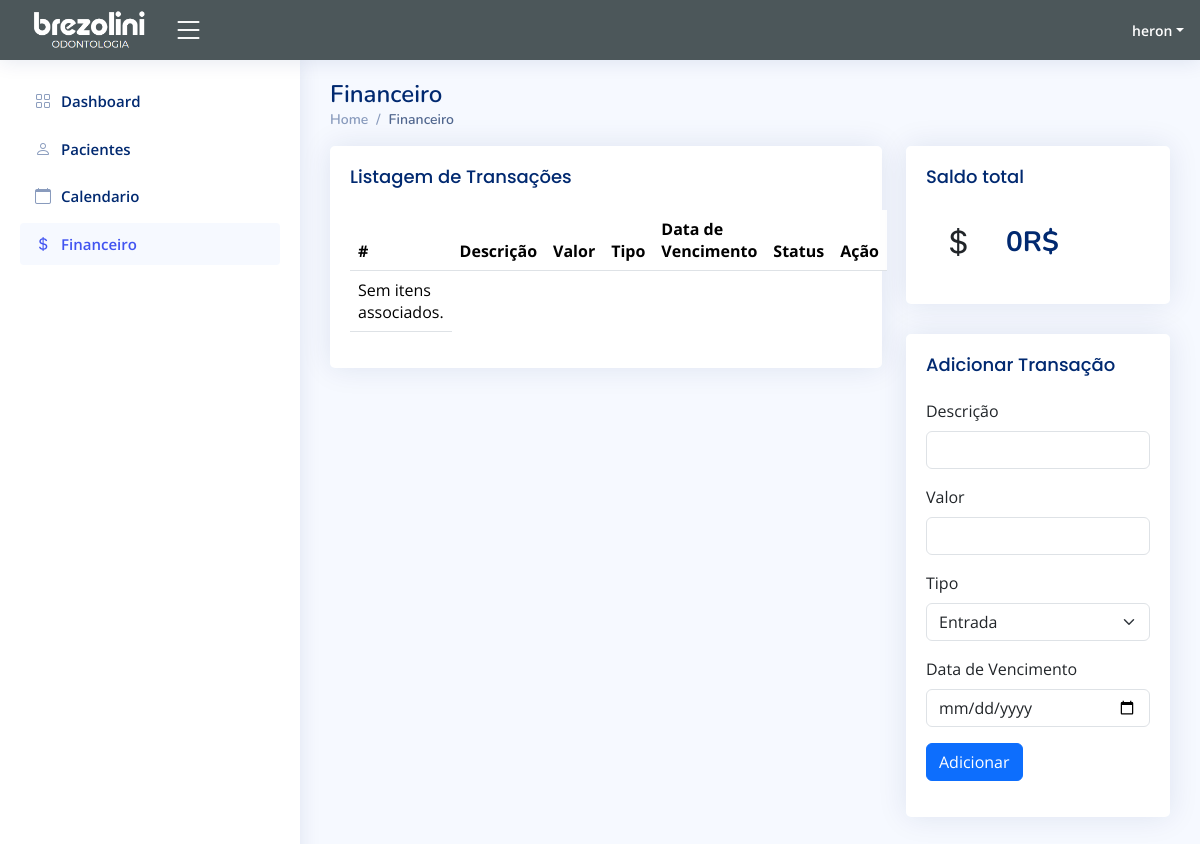
The page /financeiro (signed in) on the database as committed earlier.
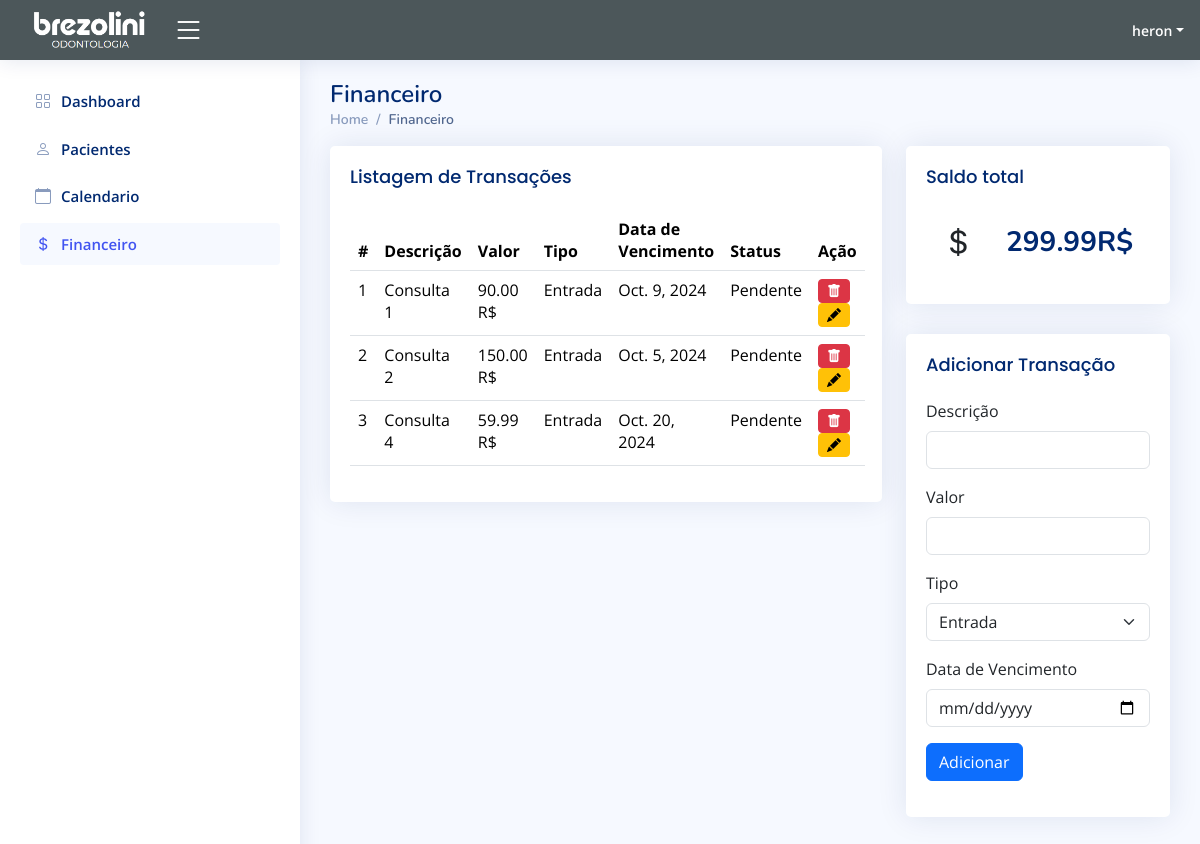
The same page on the database as committed later.
### app/models.py (models this page shows, shortened)
class Financeiro(models.Model):
    descricao=models.CharField(max_length=200)
    valor=models.DecimalField(max_digits=10, decimal_places=2)
    tipo=models.CharField(max_length=8)
    usuario = models.ForeignKey(User, on_delete=models.CASCADE)
    data_de_pagamento=models.DateField(default=timezone.now)
    status=models.CharField(max_length=20, default='Pendente')

### app/views.py (the view)
# urls.py: path('financeiro', views.financeiro, name="financeiro"),
@has_role_decorator('administrador')
@login_required(login_url="/")
def financeiro(request):
    if request.method == "POST":
        descricao = request.POST.get('descricao')
        valor = float(request.POST.get('valor'))  # Convertendo para float
        tipo = request.POST.get('tipo')
        data_de_pagamento=request.POST.get('data_pagamento')
        financeiro = Financeiro(
            descricao=descricao,
            valor=valor,
            tipo=tipo,
            data_de_pagamento=data_de_pagamento,
            usuario=request.user  # Associando ao usuário logado
        )
        financeiro.save()  # Salva o registro no banco de dados
        return redirect('financeiro')  # Redireciona para a mesma página após o POST
    else:
        usuario = request.user
        dados_financeiros = Financeiro.objects.filter(usuario=usuario)
        saldo_total = 0
        for item in dados_financeiros:
            if item.tipo == 'Entrada':
                saldo_total += item.valor
            elif item.tipo == 'Saída':
                saldo_total -= item.valor
        return render(request, 'frontend/financeiro.html', {
            'financeiro': dados_financeiros,
            'usuario': usuario,
            'saldo_total': saldo_total,  # Passa o saldo total para o template
        })

### app/templates/frontend/financeiro.html (shortened to what this page needs)
<html lang="en">
{% load static %}
<head>
  <link href="{% static "vendor/bootstrap/css/bootstrap.min.css" %}" rel="stylesheet">
  <link href="{% static "vendor/bootstrap-icons/bootstrap-icons.css" %}" rel="stylesheet">
  <link href="{% static "vendor/boxicons/css/boxicons.min.css" %}" rel="stylesheet">
  <link href="{% static "vendor/quill/quill.snow.css" %}" rel="stylesheet">
  <link href="{% static "vendor/quill/quill.bubble.css" %}" rel="stylesheet">
  <link href="{% static "vendor/remixicon/remixicon.css" %}" rel="stylesheet">
  <link href="{% static "vendor/simple-datatables/style.css" %}" rel="stylesheet">
  <link href="{% static "css/style.css" %}" rel="stylesheet">
</head>
<body>
  <header id="header" class="header fixed-top d-flex align-items-center" style="background-color:rgb(76, 87, 90);">
    <div class="d-flex align-items-center justify-content-between" >
      <a href="index" class="d-flex align-items-center">
        <img src="{% static "img/brezoliniodontologia.PNG" %}" height="50px">
      </a>
      <i class="bi bi-list toggle-sidebar-btn"></i>
    </div>
    <nav class="header-nav ms-auto">
      <ul class="d-flex align-items-center">
        <li class="nav-item dropdown pe-3">
          <a class="nav-link nav-profile d-flex align-items-center pe-0" href="#" data-bs-toggle="dropdown">
            <span class="d-none d-md-block dropdown-toggle ps-2" style="color: white;">{{ user.username }}</span>
          </a>
        </li>
      </ul>
    </nav>
  </header>
  <aside id="sidebar" class="sidebar">
    <ul class="sidebar-nav" id="sidebar-nav">
      <li class="nav-item">
        <a class="nav-link collapsed" href="index">
          <i class="bi bi-grid"></i>
          <span>Dashboard</span>
        </a>
      </li>
      <li class="nav-item">
        <a class="nav-link collapsed" href="pacientes">
          <i class="bi bi-person"></i>
          <span>Pacientes</span>
        </a>
      </li>
      <li class="nav-item">
        <a class="nav-link collapsed" href="calendario">
          <i class="bi bi-calendar"></i>
          <span>Calendario</span>
        </a>
      </li>
      <li class="nav-item">
        <a class="nav-link " href="financeiro">
          <i class="bi bi-currency-dollar"></i>
          <span>Financeiro</span>
        </a>
      </li>
    </ul>
  </aside>
  <main id="main" class="main" backgor>
    <div class="pagetitle">
      <h1>Financeiro</h1>
      <nav>
        <ol class="breadcrumb">
          <li class="breadcrumb-item"><a href="index">Home</a></li>
          <li class="breadcrumb-item active">Financeiro</li>
        </ol>
      </nav>
    </div>
    <section class="section dashboard">
        <div class="row">
            <div class="col-lg-8">
                <div class="card">
                  <div class="card-body">
                    <h5 class="card-title">Listagem de Transações</h5>
                    <table class="table" id="transactionTable">
                      <thead>
                        <tr>
                          <th scope="col">#</th>
                          <th scope="col">Descrição</th>
                          <th scope="col">Valor</th>
                          <th scope="col">Tipo</th>
                          <th scope="col">Data de Vencimento</th>
                          <th scope="col">Status</th>
                          <th scope="col">Ação</th>
                        </tr>
                      </thead>
                      <tbody>
                     {% if financeiro %}
                      {% for financeiro in financeiro %}
                      <tr>
                        <td>{{financeiro.id}}</td>
                        <td>{{financeiro.descricao}}</td>
                        <td>{{financeiro.valor}} R$</td>
                        <td>{{financeiro.tipo}}</td>
                        <td>{{financeiro.data_de_pagamento}}</td>
                        <td>{{financeiro.status}}</td>
                        <td>
                          <a href="{% url 'deletar_financeiro' financeiro.id %}" class="btn btn-danger btn-sm">
                            <i class="bi bi-trash-fill"></i>
                        </a>
                        <a href="{% url 'editar_financeiro' financeiro.id %}" class="btn btn-warning btn-sm">
                          <i class="bi bi-pencil-fill"></i>
                      </a>
                      </td>
                      </tr>
                      {% endfor %}
                  {% else %}
                      <td>Sem itens associados.</td>
                  {% endif %}
                      </tbody>
                    </table>
                  </div>
                </div>
              </div>
          <div class="col-lg-4">
            <div class="card info-card Consultas-card">
                <div class="card-body">
                  <h5 class="card-title">Saldo total</h5>
                  <div class="d-flex align-items-center">
                    <div class="card-icon rounded-circle d-flex align-items-center justify-content-center">
                      <i class="bi bi-currency-dollar"></i>
                    </div>
                    <div class="ps-3">
                      <h6>{{saldo_total}}<span>R$</span></h6>
                    </div>
                  </div>
                </div>
              </div>
            <div class="card">
              <div class="card-body">
                <h5 class="card-title">Adicionar Transação</h5>
                <form method="POST" id="transactionForm">
                  <div class="mb-3">
                      <label for="description" class="form-label">Descrição</label>
                      <input type="text" class="form-control" id="description" name="descricao" required>
                  </div>
                  <div class="mb-3">
                      <label for="value" class="form-label">Valor</label>
                      <input type="number" class="form-control" id="value" name="valor" step="0.01" required>
                  </div>
                  <div class="mb-3">
                      <label for="type" class="form-label">Tipo</label>
                      <select class="form-select" id="type" name="tipo" required>
                          <option value="Entrada">Entrada</option>
                      </select>
                  </div>
                  <div class="row mb-3">
                    <label for="inputDate" class="form-label">Data de Vencimento
                    </label>
                    <div>
                      <input type="date" name="data_pagamento" class="form-control">
                    </div>
                  </div>
                  <button type="submit" class="btn btn-primary">Adicionar</button>
              </form>
              </div>
            </div>
          </div>
        </div>
    </section>
  </main>
</body>
</html>

### app/static/css/style.css (style rules this page uses)
:root { scroll-behavior: smooth; }
body { font-family: "Open Sans", sans-serif; background: #f6f9ff; color: #444444; }
a { color: #4154f1; text-decoration: none; }
h1, h2, h3, h4, h5, h6 { font-family: "Nunito", sans-serif; }
#main { margin-top: 60px; padding: 20px 30px; transition: all 0.3s; }
.pagetitle { margin-bottom: 10px; }
.pagetitle h1 { font-size: 24px; margin-bottom: 0; font-weight: 600; color: #012970; }
.card { margin-bottom: 30px; border: none; border-radius: 5px; box-shadow: 0px 0 30px rgba(1, 41, 112, 0.1); }
.card-title { padding: 20px 0 15px 0; font-size: 18px; font-weight: 500; color: #012970; font-family: "Poppins", sans-serif; }
.card-body { padding: 0 20px 20px 20px; }
.breadcrumb { font-size: 14px; font-family: "Nunito", sans-serif; color: #899bbd; font-weight: 600; }
.breadcrumb a { color: #899bbd; transition: 0.3s; }
.breadcrumb .breadcrumb-item::before { color: #899bbd; }
.breadcrumb .active { color: #51678f; font-weight: 600; }
.header { transition: all 0.5s; z-index: 997; height: 60px; box-shadow: 0px 2px 20px rgba(1, 41, 112, 0.1); background-color: #fff; padding-left: 20px; }
.header .toggle-sidebar-btn { font-size: 32px; padding-left: 10px; cursor: pointer; color: #ffffff; }
.header-nav ul { list-style: none; }
.header-nav>ul { margin: 0; padding: 0; }
.header-nav .nav-profile { color: #012970; }
.header-nav .nav-profile span { font-size: 14px; font-weight: 600; }
.sidebar { position: fixed; top: 60px; left: 0; bottom: 0; width: 300px; z-index: 996; transition: all 0.3s; padding: 20px; overflow-y: auto; scrollbar-width: thin; scrollbar-color: #aab7cf transparent; box-shadow: 0px 0px 20px rgba(1, 41, 112, 0.1); background-color: #fff; }
@media (min-width: 1200px) { #main, #footer { margin-left: 300px; } }
.sidebar-nav { padding: 0; margin: 0; list-style: none; }
.sidebar-nav li { padding: 0; margin: 0; list-style: none; }
.sidebar-nav .nav-item { margin-bottom: 5px; }
.sidebar-nav .nav-link { display: flex; align-items: center; font-size: 15px; font-weight: 600; color: #4154f1; transition: 0.3; background: #f6f9ff; padding: 10px 15px; border-radius: 4px; }
.sidebar-nav .nav-link i { font-size: 16px; margin-right: 10px; color: #4154f1; }
.sidebar-nav .nav-link.collapsed { color: #012970; background: #fff; }
.sidebar-nav .nav-link.collapsed i { color: #899bbd; }
.dashboard .info-card { padding-bottom: 10px; }
.dashboard .info-card h6 { font-size: 28px; color: #012970; font-weight: 700; margin: 0; padding: 0; }
.dashboard .card-icon { font-size: 32px; line-height: 0; width: 64px; height: 64px; flex-shrink: 0; flex-grow: 0; }

Rows that differ between the two databases and show on the page:
added Financeiro: id "1", descricao "Consulta 1", valor "90.00", tipo "Entrada", data_de_pagamento "Oct. 9, 2024", status "Pendente"
added Financeiro: id "2", descricao "Consulta 2", valor "150.00", tipo "Entrada", data_de_pagamento "Oct. 5, 2024", status "Pendente"
added Financeiro: id "3", descricao "Consulta 4", valor "59.99", tipo "Entrada", data_de_pagamento "Oct. 20, 2024", status "Pendente"
Other text that changed with them:
{{ saldo_total }}: "0" → "299.99"
text no longer shown: "Sem itens associados."
